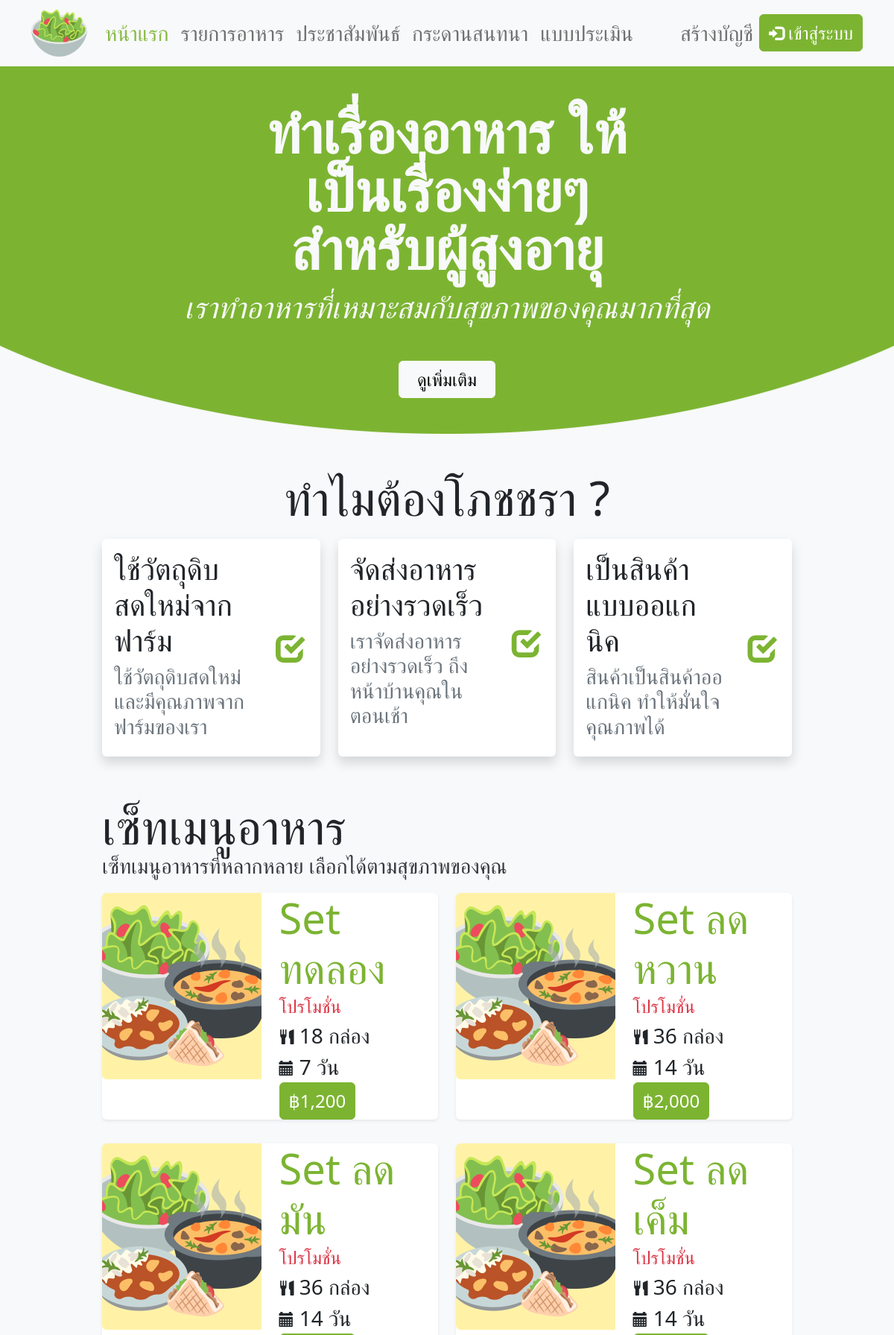
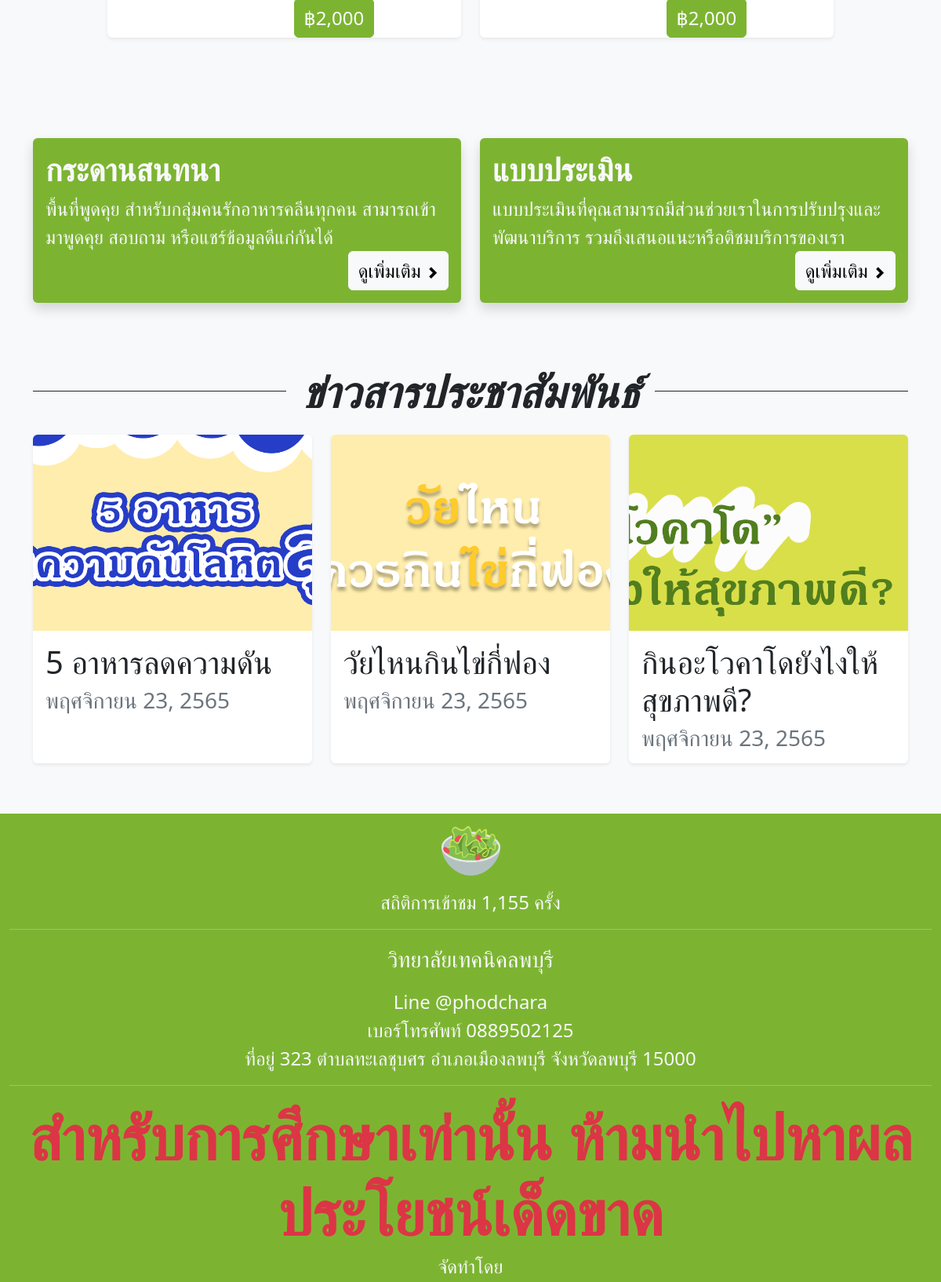
The page / (upper part) on the database its author committed (2 pictures, top to bottom).
### tables this page shows
CREATE TABLE `information` (
  `info_id` int(11) NOT NULL,
  `u_id` int(11) NOT NULL,
  `info_topic` varchar(255) NOT NULL,
  `info_detail` text NOT NULL,
  `info_img` varchar(255) NOT NULL,
  `info_created` datetime NOT NULL,
  `info_updated` timestamp NOT NULL DEFAULT current_timestamp() ON UPDATE current_timestamp()
);

### system/f_query.php (called while the page is built, shortened)
<?php
function loga($name, $text, $log) {
    return true;
}
function qry($sql, $log = false) {
    global $conn;
    if($query = mysqli_query($conn, $sql)) {
        return $query;
    }
    return false;
}
function num($sql, $log = false) {
    if($query = qry($sql, $log)) {
        $num = mysqli_num_rows($query);
        if($num >= 0) {
            return $num;
        }
    }
    return false;
}
function fec($sql, $log = false) {
    if($query = qry($sql, $log)) {
        if(num($sql, $log) > 0) {
            while($value = mysqli_fetch_array($query)) {
                $data[] = $value;
            }
            return $data;
        } else {
            loga("fetch", "no data to fetch", $log);
        }
    }
    return false;
}

### system/f_utility.php (called while the page is built, shortened)
<?php
function thai($time, $type = 1) {
    $cut = explode("-", $time);
    $timeNew = strtotime($time);
    $month_map = [
        "01" => "มกราคม",
        "02" => "กุมภาพันธ์",
        "03" => "มีนาคม",
        "04" => "เมษายน",
        "05" => "พฤษภาคม",
        "06" => "มิถุนายน",
        "07" => "กรกฎาคม",
        "08" => "สิงหาคม",
        "09" => "กันยายน",
        "10" => "ตุลาคม",
        "11" => "พฤศจิกายน",
        "12" => "ธันวาคม"
    ];
    $hour = date("H:i น.", $timeNew);
    $day = date("d", $timeNew);
    $month = $month_map[$cut[1]];
    $year = date("Y", $timeNew) + 543;
    if($type == 1) {
        $text = $month." ".$day.", ".$year;
        return $text;
    } elseif($type == 2) {
        $text = $day." ".$month." ".$year." เวลา ".$hour;
        return $text;
    }
    return $time;
}

### home.php (the view, shortened to what this page needs)
<?php
$sql_info = "SELECT * FROM information ORDER BY info_created DESC LIMIT 3";
?>
<div class="container-fluid py-5" style="background-image: url(assets/images/shape.png); background-position-x: center; background-position-y: bottom; background-repeat: no-repeat;">
    <div class="row justify-content-center">
        <div class="col-12 col-lg-6">
            <p class="fw-bold text-center text-light mb-3" style="font-size: calc(1.9rem + 4vw); line-height: calc(1.9rem + 4vw);">ทำเรื่องอาหาร ให้เป็นเรื่องง่ายๆ สำหรับผู้สูงอายุ</p>
        </div>
    </div>
    <p class="text-center text-light h1 fst-italic">เราทำอาหารที่เหมาะสมกับสุขภาพของคุณมากที่สุด</p>
    <div class="text-center mt-5">
        <a href="#plan" class="btn btn-light fs-4 px-4">ดูเพิ่มเติม</a>
    </div>
</div>
<div class="container pt-5">
    <div class="row justify-content-center">
        <div class="col-12 col-lg-10">
            <p class="text-center display-3">ทำไมต้องโภชชรา ?</p>
            <div class="row">
                <div class="col-12 col-md-6 col-lg-4 my-3">
                    <div class="card h-100 border-0 shadow">
                        <div class="card-body">
                            <div class="row">
                                <div class="col-12 col-lg-9">
                                    <p class="h1">ใช้วัตถุดิบ สดใหม่จากฟาร์ม</p>
                                    <p class="h3 text-muted">ใช้วัตถุดิบสดใหม่ และมีคุณภาพจากฟาร์มของเรา</p>
                                </div>
                                <div class="col-12 col-lg-3 d-flex justify-content-center align-items-center">
                                    <span class="icon icon-check fs-1 text-primary"></span>
                                </div>
                            </div>
                        </div>
                    </div>
                </div>
                <div class="col-12 col-md-6 col-lg-4 my-3">
                    <div class="card h-100 border-0 shadow">
                        <div class="card-body">
                            <div class="row">
                                <div class="col-12 col-lg-9">
                                    <p class="h1">จัดส่งอาหาร อย่างรวดเร็ว</p>
                                    <p class="h3 text-muted">เราจัดส่งอาหารอย่างรวดเร็ว ถึงหน้าบ้านคุณในตอนเช้า</p>
                                </div>
                                <div class="col-12 col-lg-3 d-flex justify-content-center align-items-center">
                                    <span class="icon icon-check fs-1 text-primary"></span>
                                </div>
                            </div>
                        </div>
                    </div>
                </div>
                <div class="col-12 col-md-6 col-lg-4 my-3">
                    <div class="card h-100 border-0 shadow">
                        <div class="card-body">
                            <div class="row">
                                <div class="col-12 col-lg-9">
                                    <p class="h1">เป็นสินค้าแบบออแกนิค</p>
                                    <p class="h3 text-muted">สินค้าเป็นสินค้าออแกนิค ทำให้มั่นใจคุณภาพได้</p>
                                </div>
                                <div class="col-12 col-lg-3 d-flex justify-content-center align-items-center">
                                    <span class="icon icon-check fs-1 text-primary"></span>
                                </div>
                            </div>
                        </div>
                    </div>
                </div>
            </div>
        </div>
    </div>
</div>
<div class="container py-5" id="plan">
    <div class="row justify-content-center">
        <div class="col-12 col-lg-10">
            <p class="display-3" style="line-height: calc(1.525rem + 3vw);">เซ็ทเมนูอาหาร</p>
            <p class="text-dark-80 fs-3">เซ็ทเมนูอาหารที่หลากหลาย เลือกได้ตามสุขภาพของคุณ</p>
            <div class="row">
                <div class="col-12 col-lg-6 my-3">
                    <div class="card h-100 border-0 shadow-sm">
                        <div class="card-body p-0">
                            <div class="row">
                                <div class="col-6 h-100">
                                    <img src="assets/images/set.png" style="width: 100%; height: 250px; object-fit: cover; border-top-left-radius: 0.375rem; border-bottom-left-radius: 0.375rem;" onerror="this.onerror=null; this.src='assets/images/404.png';" alt="photo menu_set">
                                </div>
                                <div class="col-6 h-100">
                                    <p class="display-4 text-primary">Set ทดลอง</p>
                                    <p class="fs-4 text-danger">โปรโมชั่น</p>
                                    <div class="my-3 my-lg-0">
                                        <p class="fs-3">
                                            <span class="icon icon-cutlery fs-5"></span>
                                            18 กล่อง
                                        </p>
                                        <p class="fs-3">
                                            <span class="icon icon-calendar fs-5"></span>
                                            7 วัน
                                        </p>
                                    </div>
                                    <a href="https://line.me/R/ti/p/@phodchara" target="_blank" class="btn btn-primary fs-4">฿1,200</a>
                                </div>
                            </div>
                        </div>
                    </div>
                </div>
                <div class="col-12 col-lg-6 my-3">
                    <div class="card h-100 border-0 shadow-sm">
                        <div class="card-body p-0">
                            <div class="row">
                                <div class="col-6 h-100">
                                    <img src="assets/images/set.png" style="width: 100%; height: 250px; object-fit: cover; border-top-left-radius: 0.375rem; border-bottom-left-radius: 0.375rem;" onerror="this.onerror=null; this.src='assets/images/404.png';" alt="photo menu_set">
                                </div>
                                <div class="col-6 h-100">
                                    <p class="display-4 text-primary">Set ลดหวาน</p>
                                    <p class="fs-4 text-danger">โปรโมชั่น</p>
                                    <div class="my-3 my-lg-0">
                                        <p class="fs-3">
                                            <span class="icon icon-cutlery fs-5"></span>
                                            36 กล่อง
                                        </p>
                                        <p class="fs-3">
                                            <span class="icon icon-calendar fs-5"></span>
                                            14 วัน
                                        </p>
                                    </div>
                                    <a href="https://line.me/R/ti/p/@phodchara" target="_blank" class="btn btn-primary fs-4">฿2,000</a>
                                </div>
                            </div>
                        </div>
                    </div>
                </div>
                <div class="col-12 col-lg-6 my-3">
                    <div class="card h-100 border-0 shadow-sm">
                        <div class="card-body p-0">
                            <div class="row">
                                <div class="col-6 h-100">
                                    <img src="assets/images/set.png" style="width: 100%; height: 250px; object-fit: cover; border-top-left-radius: 0.375rem; border-bottom-left-radius: 0.375rem;" onerror="this.onerror=null; this.src='assets/images/404.png';" alt="photo menu_set">
                                </div>
                                <div class="col-6 h-100">
                                    <p class="display-4 text-primary">Set ลดมัน</p>
                                    <p class="fs-4 text-danger">โปรโมชั่น</p>
                                    <div class="my-3 my-lg-0">
                                        <p class="fs-3">
                                            <span class="icon icon-cutlery fs-5"></span>
                                            36 กล่อง
                                        </p>
                                        <p class="fs-3">
                                            <span class="icon icon-calendar fs-5"></span>
                                            14 วัน
                                        </p>
                                    </div>
                                    <a href="https://line.me/R/ti/p/@phodchara" target="_blank" class="btn btn-primary fs-4">฿2,000</a>
                                </div>
                            </div>
                        </div>
                    </div>
                </div>
                <div class="col-12 col-lg-6 my-3">
                    <div class="card h-100 border-0 shadow-sm">
                        <div class="card-body p-0">
                            <div class="row">
                                <div class="col-6 h-100">
                                    <img src="assets/images/set.png" style="width: 100%; height: 250px; object-fit: cover; border-top-left-radius: 0.375rem; border-bottom-left-radius: 0.375rem;" onerror="this.onerror=null; this.src='assets/images/404.png';" alt="photo menu_set">
                                </div>
                                <div class="col-6 h-100">
                                    <p class="display-4 text-primary">Set ลดเค็ม</p>
                                    <p class="fs-4 text-danger">โปรโมชั่น</p>
                                    <div class="my-3 my-lg-0">
                                        <p class="fs-3">
                                            <span class="icon icon-cutlery fs-5"></span>
                                            36 กล่อง
                                        </p>
                                        <p class="fs-3">
                                            <span class="icon icon-calendar fs-5"></span>
                                            14 วัน
                                        </p>
                                    </div>
                                    <a href="https://line.me/R/ti/p/@phodchara" target="_blank" class="btn btn-primary fs-4">฿2,000</a>
                                </div>
                            </div>
                        </div>
                    </div>
                </div>
            </div>
        </div>
    </div>
</div>
<div class="container py-lg-5">
    <div class="row">
        <div class="col-12 col-lg-6 my-3">
            <div class="card h-100 border-0 shadow bg-primary text-light">
                <div class="card-body">
                    <p class="h1 fw-bold">กระดานสนทนา</p>
                    <p class="fs-4">พื้นที่พูดคุย สำหรับกลุ่มคนรักอาหารคลีนทุกคน สามารถเข้ามาพูดคุย สอบถาม หรือแชร์ข้อมูลดีแก่กันได้</p>
                    <div class="text-end">
                        <a href="?page=forum-home" class="btn btn-light fs-4">
                            ดูเพิ่มเติม
                            <span class="icon icon-chevron-right fs-6"></span>
                        </a>
                    </div>
                </div>
            </div>
        </div>
        <div class="col-12 col-lg-6 my-3">
            <div class="card h-100 border-0 shadow bg-primary text-light">
                <div class="card-body">
                    <p class="h1 fw-bold">แบบประเมิน</p>
                    <p class="fs-4">แบบประเมินที่คุณสามารถมีส่วนช่วยเราในการปรับปรุงและพัฒนาบริการ รวมถึงเสนอแนะหรือติชมบริการของเรา</p>
                    <div class="text-end">
                        <a href="?page=assessment" class="btn btn-light fs-4">
                            ดูเพิ่มเติม
                            <span class="icon icon-chevron-right fs-6"></span>
                        </a>
                    </div>
                </div>
            </div>
        </div>
    </div>
</div>
<?php
if(num($sql_info) > 0) {
    ?>
    <div class="container py-5">
        <div class="line">
            <span class="text">ข่าวสารประชาสัมพันธ์</span>
        </div>
        <div class="row justify-content-center">
            <?php
            foreach (fec($sql_info) as $key => $value) {
                ?>
                <div class="col-12 col-md-6 col-lg-4 my-3">
                    <div class="card border-0 h-100 shadow-sm">
                        <img src="upload/information/<?= $value['info_img'] ?>" onerror="this.onerror=null; this.src='assets/images/404.png';" alt="information image" style="width: 100%; height: 250px; object-fit: cover; border-top-left-radius: 0.375rem; border-top-right-radius: 0.375rem;">
                        <div class="card-body">
                            <p class="h1"><?= $value['info_topic'] ?></p>
                            <p class="h3 text-muted mb-0"><?= thai($value['info_updated']) ?></p>
                        </div>
                    </div>
                </div>
                <?php
            }
            ?>
        </div>
    </div>
    <?php
}
?>

### assets/style.css (style rules this page uses)
:root { --green: #7cb432; --green-rgb: rgb(124, 180, 50); --blue: #149da1; }
* { padding: 0; margin: 0; font-family: 'f', Segoe UI, Tahoma, Geneva, Verdana, sans-serif; }
p { margin-bottom: 0; }
.text-dark-80 { color: #343a40; }
.line { height: 40px; border-top: 1px solid; text-align: center; font-weight: bold; font-style: italic; }
.line .text { position: relative; font-size: 36px; top: -28px; background-color: #f8f9fa; padding-left: 20px; padding-right: 20px; }
@media (min-width: 992px) { .line .text { font-size: 56px; top: -43px; } }

### rows shown on the page
information: info_img (picture), info_topic "5 อาหารลดความดัน", info_updated "พฤศจิกายน 23, 2565"
information: info_img (picture), info_topic "วัยไหนกินไข่กี่ฟอง", info_updated "พฤศจิกายน 23, 2565"
information: info_img (picture), info_topic "กินอะโวคาโดยังไงให้สุขภาพดี?", info_updated "พฤศจิกายน 23, 2565"

### other values the page prints
$data[0]['c'] "1,155"
